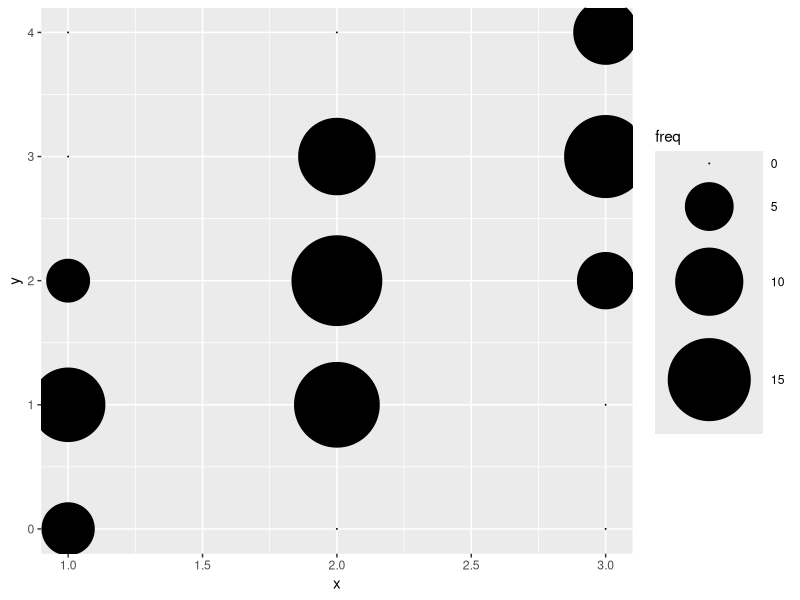

Generate this figure with R:
# Plot a bubble plot for discrete ordinal variables (e.g., Likert scale responses)

# Generate random data for illustration
set.seed(14897)
x <- round(runif(100,1,3))
y <- round(runif(100,-1,1)) + x
xy.data <- data.frame(x,y)

library(ggplot2)

# Compute the frequencies for all combinations of x and y
x.values <- sort(unique(xy.data$x))
y.values <- sort(unique(xy.data$y))
xbyy <- expand.grid(x.values,y.values)
xbyy.freq <- as.numeric(xtabs(~x+y, data=xy.data))

# Generate the bubble plot based on the frequencies
xy.bubble <- ggplot(data.frame(x=xbyy[,1],y=xbyy[,2], freq=xbyy.freq),aes(x,y))
xy.bubble + geom_point(aes(size=freq)) + scale_size_area(max_size=30)
# max_size is used to set the maximum size of the bubbles.
